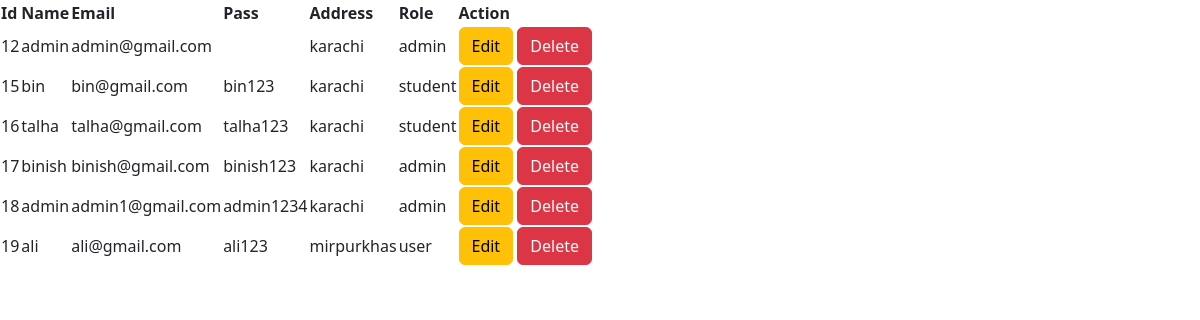
Page /fetch.php on the committed database.
### tables this page shows
CREATE TABLE `register` (
  `id` int(11) NOT NULL,
  `Name` varchar(50) DEFAULT NULL,
  `Email` varchar(50) DEFAULT NULL,
  `Password` varchar(50) DEFAULT NULL,
  `Address` varchar(255) DEFAULT NULL,
  `role` varchar(50) DEFAULT NULL
);

### fetch.php (the view, shortened to what this page needs)
<!DOCTYPE html>
<html lang="en">
<head>
    <link href="https://cdn.jsdelivr.net/npm/bootstrap@5.3.2/dist/css/bootstrap.min.css" rel="stylesheet">
</head>
<body>
<table>
    <tr>
        <th>Id</th>
        <th>Name</th>
        <th>Email</th>
        <th>Pass</th>
        <th>Address</th>
        <th>Role</th>
        <th>Action</th>
    </tr>
    <?php
    include 'connection.php';
    $query = mysqli_query($con , "SELECT * from register");
    foreach($query as $value){
    ?>
    <tr>
    <td><?php echo $value['id'];?></td>
    <td><?php echo $value['Name'];?></td>
    <td><?php echo $value['Email'];?></td>
    <td><?php echo $value['Password'];?></td>
    <td><?php echo $value['Address'];?></td>
    <td><?php echo $value['role'];?></td>
    <td>
<button type="button" class="btn btn-warning" data-bs-toggle="modal" data-bs-target="#editModal<?php echo
$value['id'];?>">Edit</button>
<button type="button" class="btn btn-danger" data-bs-toggle="modal" data-bs-target="#delete<?php echo
$value['id'];?>">Delete</button>
</td>
    </tr>
    <?php
    }
    ?>
</table>
</body>
</html>

### rows in the picture
register: id "12", Name "admin", Email "admin@gmail.com", Address "karachi", role "admin"
register: id "15", Name "bin", Email "bin@gmail.com", Password "bin123", Address "karachi", role "student"
register: id "16", Name "talha", Email "talha@gmail.com", Password "talha123", Address "karachi", role "student"
register: id "17", Name "binish", Email "binish@gmail.com", Password "binish123", Address "karachi", role "admin"
register: id "18", Name "admin", Email "admin1@gmail.com", Password "admin1234", Address "karachi", role "admin"
register: id "19", Name "ali", Email "ali@gmail.com", Password "ali123", Address "mirpurkhas", role "user"
